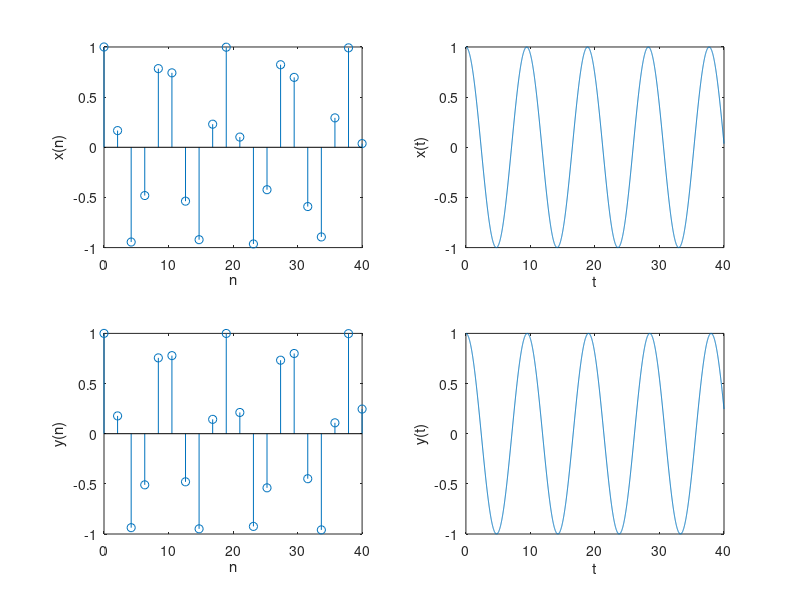

MATLAB code for this plot:
clear
n=linspace(-20,20,20);
%definng the period
x=cos(2*n./3);
y=cos(8*pi*n./38);
subplot(2,2,1);
stem(n,x,'k-o');
xlabel('time');
ylabel('frequency');
grid on

subplot(2,2,3);
stem(n,y,'b-o');
xlabel('time');
ylabel('frequency');
grid on
%%changing the period of the signalto the double
m=linspace(-40,40,40);
w= resample(x,2,1);
z= upsample(y,2,1);

subplot(2,2,2);
stem(m,w,'k-o');
xlabel('time');
ylabel('frequency');
grid on

subplot(2,2,4);
stem(m,z,'k-o');
xlabel('time');
ylabel('frequency');
grid on

%%
%%changing the frequency and period 

n=linspace(0,40,20)%because the sampling time T=2 so sampling freq is 0.5
t=linspace(0,40,4000)%because it was said in the section that in cont time signals we assume the sampling rate to be 100

x_of_n=cos((2.*n)./3)
x_of_t=cos((2.*t)./3)

y_of_n=cos((8.*pi.*n)./38)
y_of_t=cos((8.*pi.*t)./38)

subplot(2,2,1)
stem(n,x_of_n)
xlabel('n')
ylabel('x(n)')

subplot(2,2,2)
plot(t,x_of_t)
xlabel('t')
ylabel('x(t)')

subplot(2,2,3)
stem(n,y_of_n)
xlabel('n')
ylabel('y(n)')

subplot(2,2,4)
plot(t,y_of_t)
xlabel('t')
ylabel('y(t)')
